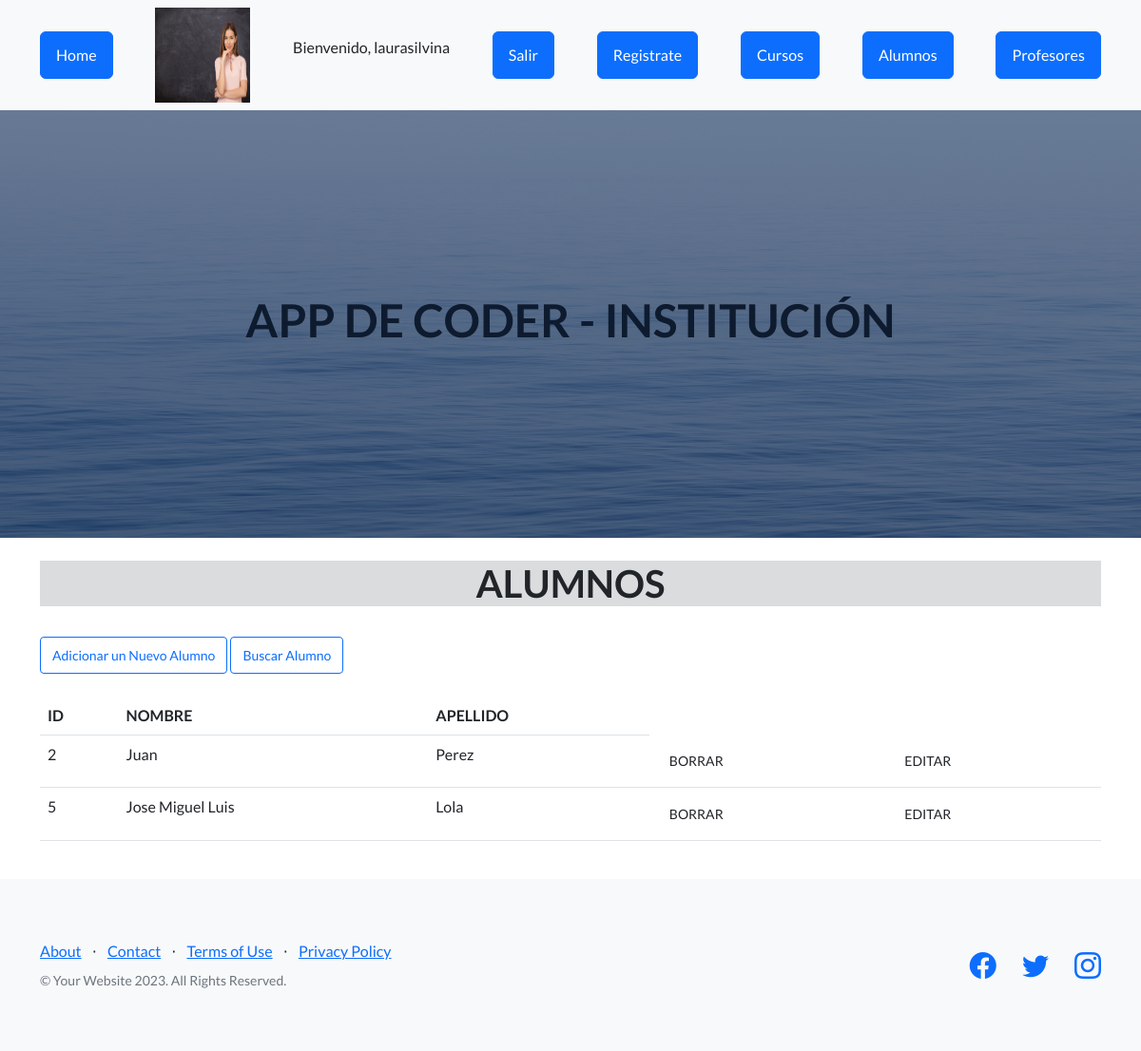
Screenshot of /Appcoder/alumnos (signed in) with the database file from the repository.
### Appcoder/models.py (models this page shows, shortened)
class Alumnos(models.Model):
    nombre= models.CharField(max_length=30)
    apellido=models.CharField(max_length=30)

### Appcoder/views.py (the view)
def alumnos(request):
    avatares = Avatar.objects.filter(user=request.user.id)
    alumno=Alumnos.objects.all()
    return render(request , "alumnos.html", {"alumno": alumno, "url":avatares[0].imagen.url  if avatares.exists () else None})

### Appcoder/template/alumnos.html
{% extends 'padre.html' %}
{% load static %}
{% block contenido %}
    <main class="container">
        <br>
        <h1 class="text-center bg-secondary bg-opacity-25"> ALUMNOS </h1>
        <br>
        <a href="alta_alumno" class="btn btn-outline-primary btn-sm">Adicionar un Nuevo Alumno</a>
        <a href="buscar_alumno" class="btn btn-outline-primary btn-sm">Buscar Alumno</a>
        <br>
        <br>
        <table class="table">
            <thead>
                <tr>
                    <th>ID</th>
                    <th>NOMBRE</th>
                    <th>APELLIDO</th>
                </tr>
            </thead>
            <tbody>
                {% for n in alumno %}
                <tr>
                    <td>{{n.id}}</td>
                    <td>{{n.nombre}}</td>
                    <td>{{n.apellido}}</td>
                    {% if  request.user.is_authenticated %}
                    <td><a href="{% url 'eliminar_alumno' n.id %}" class="btn danger btn-sm">BORRAR</a></td>
                    <td><a href="{% url 'editar_alumno'  n.id %}" class="btn warning btn-sm">EDITAR</a></td>
                    {% endif %}
                </tr>
                {% endfor %}
            </tbody>
        </table>
        <br>
    </main>
{% endblock %}

### Appcoder/template/padre.html (shortened to what this page needs)
<!DOCTYPE html>
<html lang="en">
    <head>
        {%load static%}
        <link href="https://cdn.jsdelivr.net/npm/bootstrap-icons@1.5.0/font/bootstrap-icons.css" rel="stylesheet" type="text/css" />
        <link href= "{%  static 'Appcoder/css/styles.css' %}" rel="stylesheet" />
    </head>
    <body>
        <nav class="navbar navbar-light bg-light static-top">
            <div class="container">
                <a class="btn btn-primary" href="{% url 'HOME' %}">Home</a>
                {% if  request.user.is_authenticated %}
                <img src="{{ url }}" alt="" width="100px" height="100px">
                <p>Bienvenido, {{user.username}}</p>
                <form action="{% url 'Logout'%}" method="post">
                <button class="btn btn-primary" type="submit">Salir</button>
                </form>
                {% endif %}
                <a class="btn btn-primary" href="{% url 'Register' %}"">Registrate</a>
                <a class="btn btn-primary" href="{% url 'CURSOS' %}">Cursos</a>
                <a class="btn btn-primary" href="{% url 'ALUMNOS' %}">Alumnos</a>
                <a class="btn btn-primary" href="{% url 'PROFESORES' %}">Profesores</a>
            </div>
        </nav>
        <header class="masthead"
            <div class="container position-relative">
               <h1 class="text-center" style="color: black"> APP DE CODER - INSTITUCIÓN</h1>
        </header>
    {%block contenido%}{%endblock%}
        <footer class="footer bg-light">
            <div class="container">
                <div class="row">
                    <div class="col-lg-6 h-100 text-center text-lg-start my-auto">
                        <ul class="list-inline mb-2">
                            <li class="list-inline-item"><a href="#!">About</a></li>
                            <li class="list-inline-item">⋅</li>
                            <li class="list-inline-item"><a href="#!">Contact</a></li>
                            <li class="list-inline-item">⋅</li>
                            <li class="list-inline-item"><a href="#!">Terms of Use</a></li>
                            <li class="list-inline-item">⋅</li>
                            <li class="list-inline-item"><a href="#!">Privacy Policy</a></li>
                        </ul>
                        <p class="text-muted small mb-4 mb-lg-0">&copy; Your Website 2023. All Rights Reserved.</p>
                    </div>
                    <div class="col-lg-6 h-100 text-center text-lg-end my-auto">
                        <ul class="list-inline mb-0">
                            <li class="list-inline-item me-4">
                                <a href="#!"><i class="bi-facebook fs-3"></i></a>
                            </li>
                            <li class="list-inline-item me-4">
                                <a href="#!"><i class="bi-twitter fs-3"></i></a>
                            </li>
                            <li class="list-inline-item">
                                <a href="#!"><i class="bi-instagram fs-3"></i></a>
                            </li>
                        </ul>
                    </div>
                </div>
            </div>
        </footer>
    </body>
</html>

### rows the page displays
Alumnos: id "2", nombre "Juan", apellido "Perez"
Alumnos: id "5", nombre "Jose Miguel Luis", apellido "Lola"

### other values shown
{{ user.username }} "laurasilvina"
